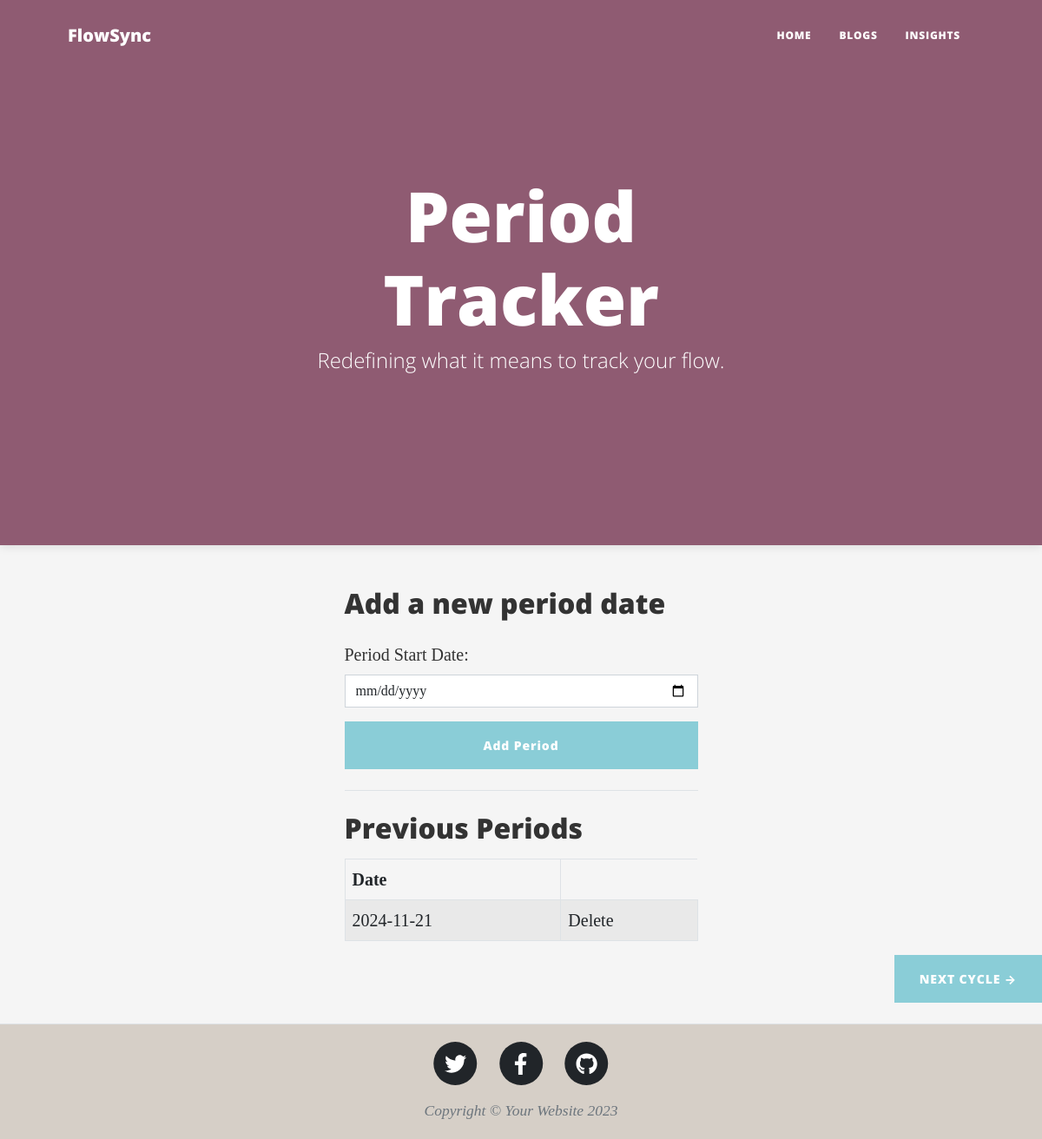
Before: /index (signed in) with the older database file.
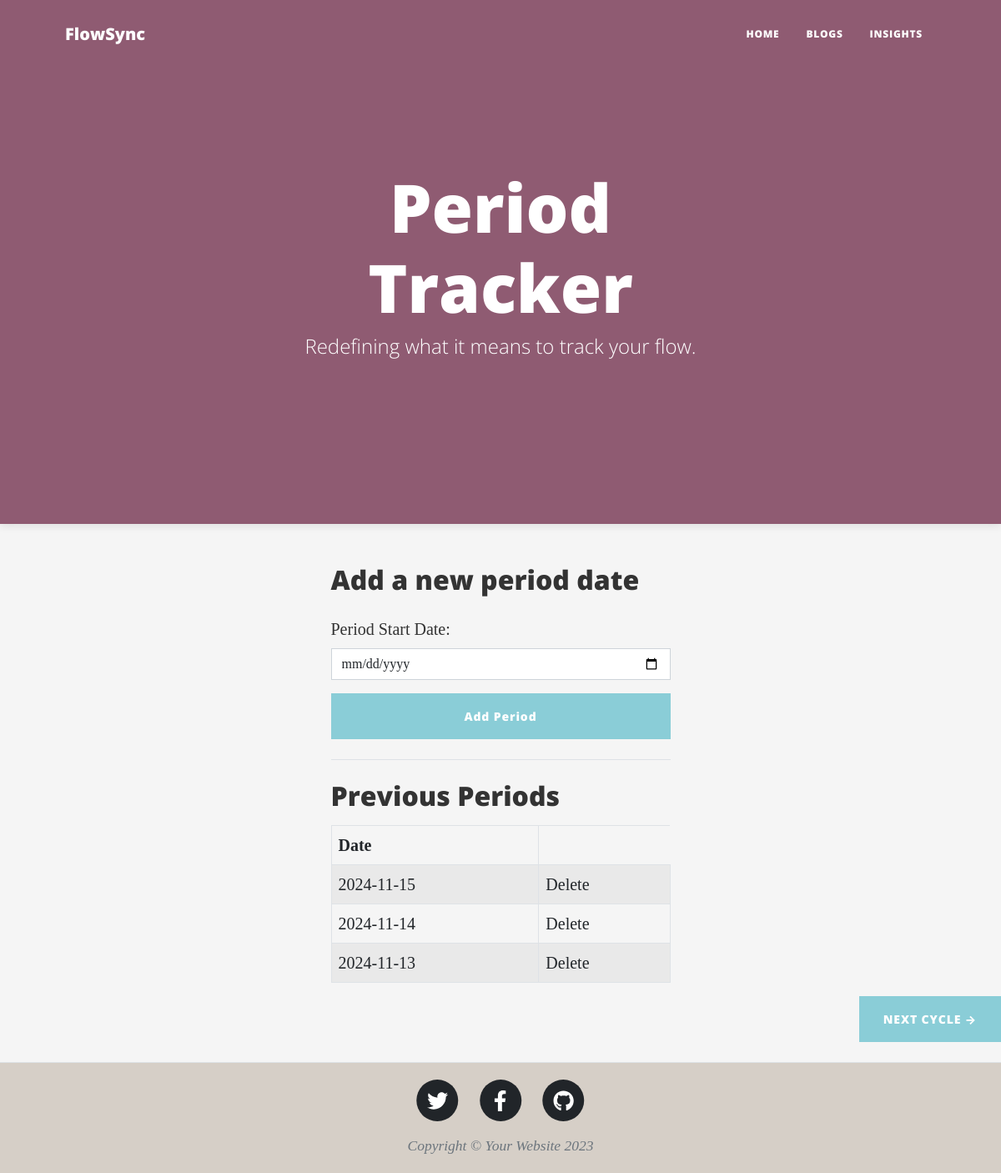
After: the same page with the newer database file.
### main.py (models this page shows, shortened)
class Period(db.Model):
    id = db.Column(db.Integer, primary_key=True)
    user_id=db.Column(db.Integer,nullable=False)
    period_date = db.Column(db.DateTime, nullable=False)

### main.py (the view)
@app.route('/index', methods=['GET', 'POST'])
@login_required
def index():
    periods = Period.query.order_by(Period.period_date.desc()).all()
    return render_template('index.html', periods=periods,id = current_user_id)

### main.py (called while the page is built)
@login_manager.user_loader
def load_user(user_id):
    return User.query.get(int(user_id))

### templates/index.html (shortened to what this page needs)
{% include "header.html" %}
<header class="masthead" style = "background-color:rgb(255, 147, 189)">
    <div class="container position-relative px-4 px-lg-5">
        <div class="row gx-4 gx-lg-5 justify-content-center">
            <div class="col-md-10 col-lg-8 col-xl-7">
                <div class="site-heading">
                    <h1>Period Tracker</h1>
                    <span class="subheading">Redefining what it means to track your flow.</span>
                </div>
            </div>
        </div>
    </div>
</header>
<body>
    <div class="container px-4 px-lg-5">
        <div class="row gx-4 gx-lg-5 justify-content-center">
            <div class="col-md-8 col-lg-6 col-xl-5">
                <h2 class="mb-4">Add a new period date</h2>
                <form action="/add" method="POST">
                    <div class="form-group mb-3">
                        <label for="period_date" class="form-label">Period Start Date:</label>
                        <input type="date" id="period_date" name="period_date" class="form-control" required>
                    </div>
                    <button type="submit" class="btn btn-primary w-100">Add Period</button>
                </form>
                <hr class="my-4">
                <h2 class="mb-3">Previous Periods</h2>
                {% if periods %}
                    <table class="table table-bordered table-striped">
                        <thead>
                            <tr>
                                <th>Date</th>
                            </tr>
                        </thead>
                        <tbody>
                            {% for period in periods %}
                                {% if period.user_id == id %}
                                    <tr>
                                        <td>{{ period.period_date.strftime('%Y-%m-%d') }}</td>
                                        <td>
                                            <a href="{{ url_for('delete', period_id=period.id) }}">Delete</a>
                                        </td>
                                    </tr>
                                {% endif %}
                            {% endfor %}
                        </tbody>
                    </table>
                {% else %}
                    <p>No periods recorded yet.</p>
                {% endif %}
            </div>
        </div>
    </div>
    <div class="d-flex justify-content-end mb-4">
        <a class="btn btn-primary text-uppercase" href="{{ url_for('predict_next_period') }}">Next Cycle →</a>
    </div>
</body>
{% include "footer.html" %}

### templates/header.html (shortened to what this page needs)
<!DOCTYPE html>
<html lang="en">
    <head>
        <link href="{{ url_for('static', filename='css/styles.css') }}" rel="stylesheet" />
    </head>
    <body>
        <nav class="navbar navbar-expand-lg navbar-light" id="mainNav">
            <div class="container px-4 px-lg-5">
                <a class="navbar-brand" href="index.html">FlowSync</a>
                <div class="collapse navbar-collapse" id="navbarResponsive">
                    <ul class="navbar-nav ms-auto py-4 py-lg-0">
                        <li class="nav-item"><a class="nav-link px-lg-3 py-3 py-lg-4" href="{{ url_for('index') }}">Home</a></li>
                        <li class="nav-item"><a class="nav-link px-lg-3 py-3 py-lg-4" href="{{ url_for('blog') }}">Blogs</a></li>
                        <li class="nav-item"><a class="nav-link px-lg-3 py-3 py-lg-4" href="{{ url_for('insights') }}">Insights</a></li>
                    </ul>
                </div>
            </div>
        </nav>

### templates/footer.html (shortened to what this page needs)
        <footer class="border-top">
            <div class="container px-4 px-lg-5">
                <div class="row gx-4 gx-lg-5 justify-content-center">
                    <div class="col-md-10 col-lg-8 col-xl-7">
                        <ul class="list-inline text-center">
                            <li class="list-inline-item">
                                <a href="#!">
                                    <span class="fa-stack fa-lg">
                                        <i class="fas fa-circle fa-stack-2x"></i>
                                        <i class="fab fa-twitter fa-stack-1x fa-inverse"></i>
                                    </span>
                                </a>
                            </li>
                            <li class="list-inline-item">
                                <a href="#!">
                                    <span class="fa-stack fa-lg">
                                        <i class="fas fa-circle fa-stack-2x"></i>
                                        <i class="fab fa-facebook-f fa-stack-1x fa-inverse"></i>
                                    </span>
                                </a>
                            </li>
                            <li class="list-inline-item">
                                <a href="#!">
                                    <span class="fa-stack fa-lg">
                                        <i class="fas fa-circle fa-stack-2x"></i>
                                        <i class="fab fa-github fa-stack-1x fa-inverse"></i>
                                    </span>
                                </a>
                            </li>
                        </ul>
                        <div class="small text-center text-muted fst-italic">Copyright &copy; Your Website 2023</div>
                    </div>
                </div>
            </div>
        </footer>
    </body>
</html>

Changed rows visible on the page:
added Period: period_date "2024-11-15"
changed Period (number 2 of 3 on the later page): period_date "2024-11-21" → "2024-11-14"
added Period: period_date "2024-11-13"
